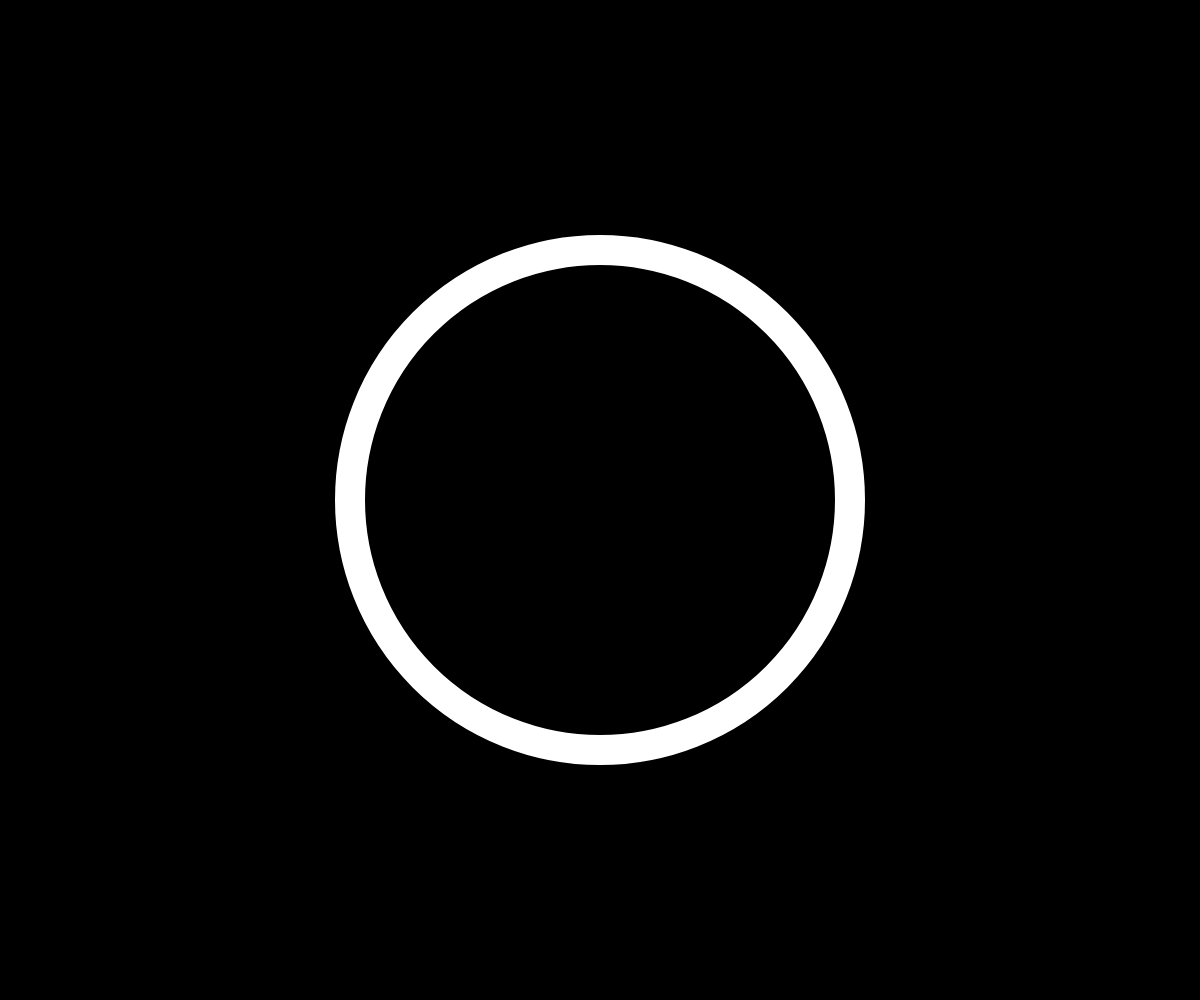
Frame 1 (no input)
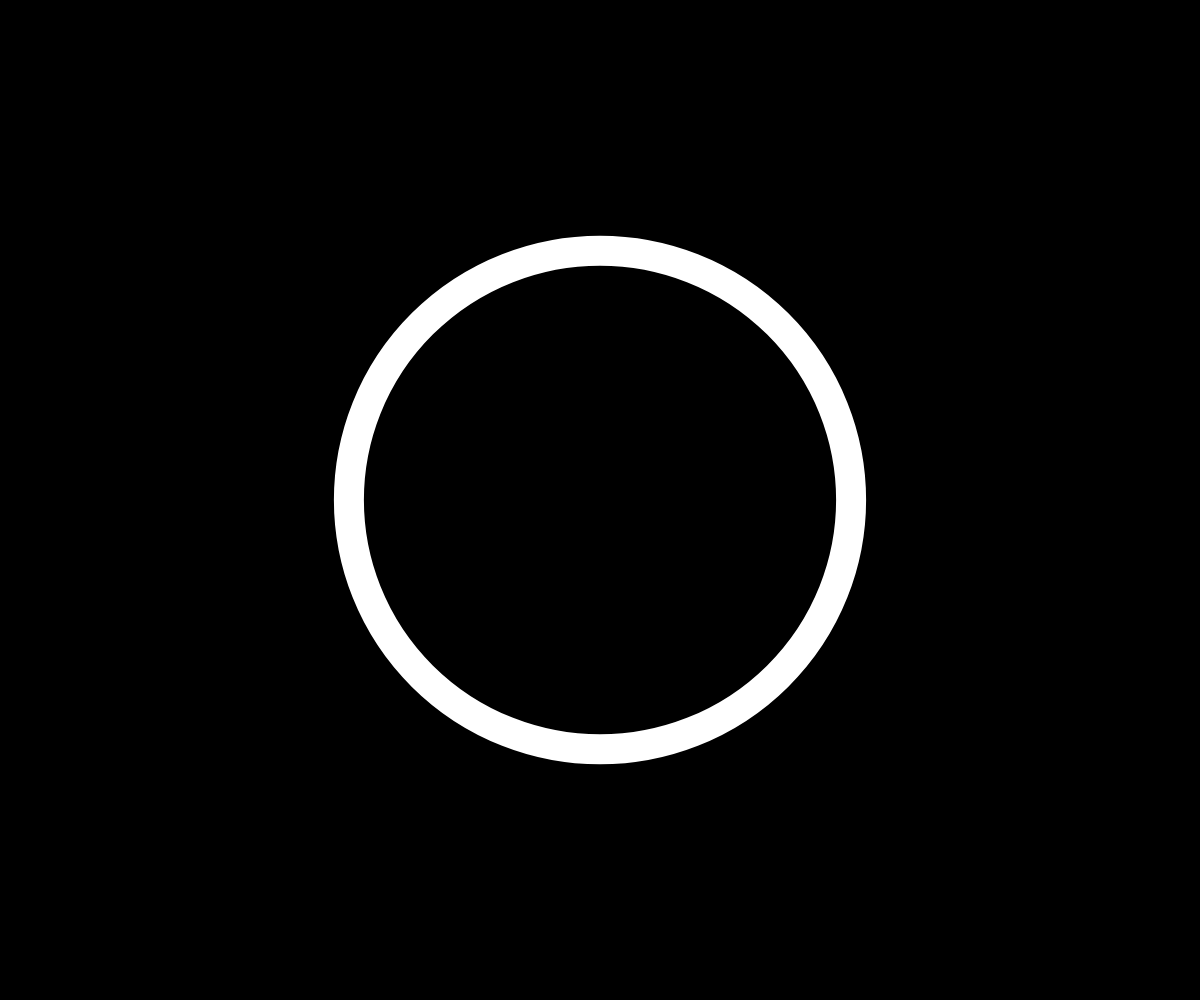
Frame 60 (no input)
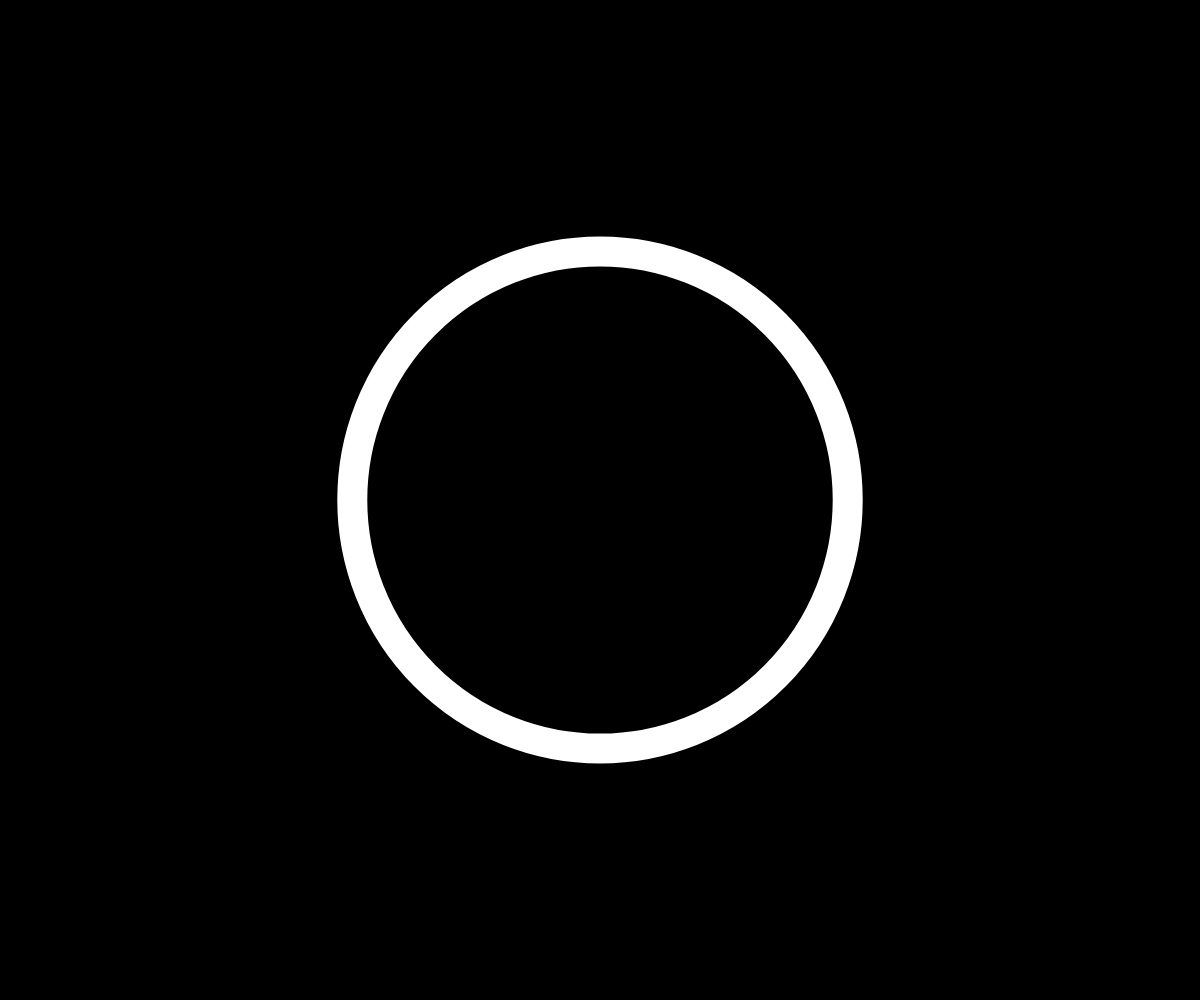
Frame 120 (the mouse pressed at the canvas centre since frame 60)

The p5.js sketch that drew these frames (run headless with seeded random() and noise() and a simulated clock; from frame 60 on, the mouse is pressed at the canvas centre):

// p5.js sketch
// ── sketch.js
let a=0;
let b=0;

function setup() {
    createCanvas(windowWidth, windowHeight);
    colorMode(HSB,360,100,100,1);
    background(0,100,0,1);
}

function draw() {
    background(0,100,0,1);

    noFill();
    strokeWeight(30);
    stroke(0,0,100,1);

    if(width>=height){
        ellipse(width/2, height/2, height/2+a, height/2+b);
    } else{
        ellipse(width/2, height/2, width/2+a, width/2+b);
    }
    a=0;
    b=0;

    a = a + random(-6,6);
    b = b + random(-6,6);
}
